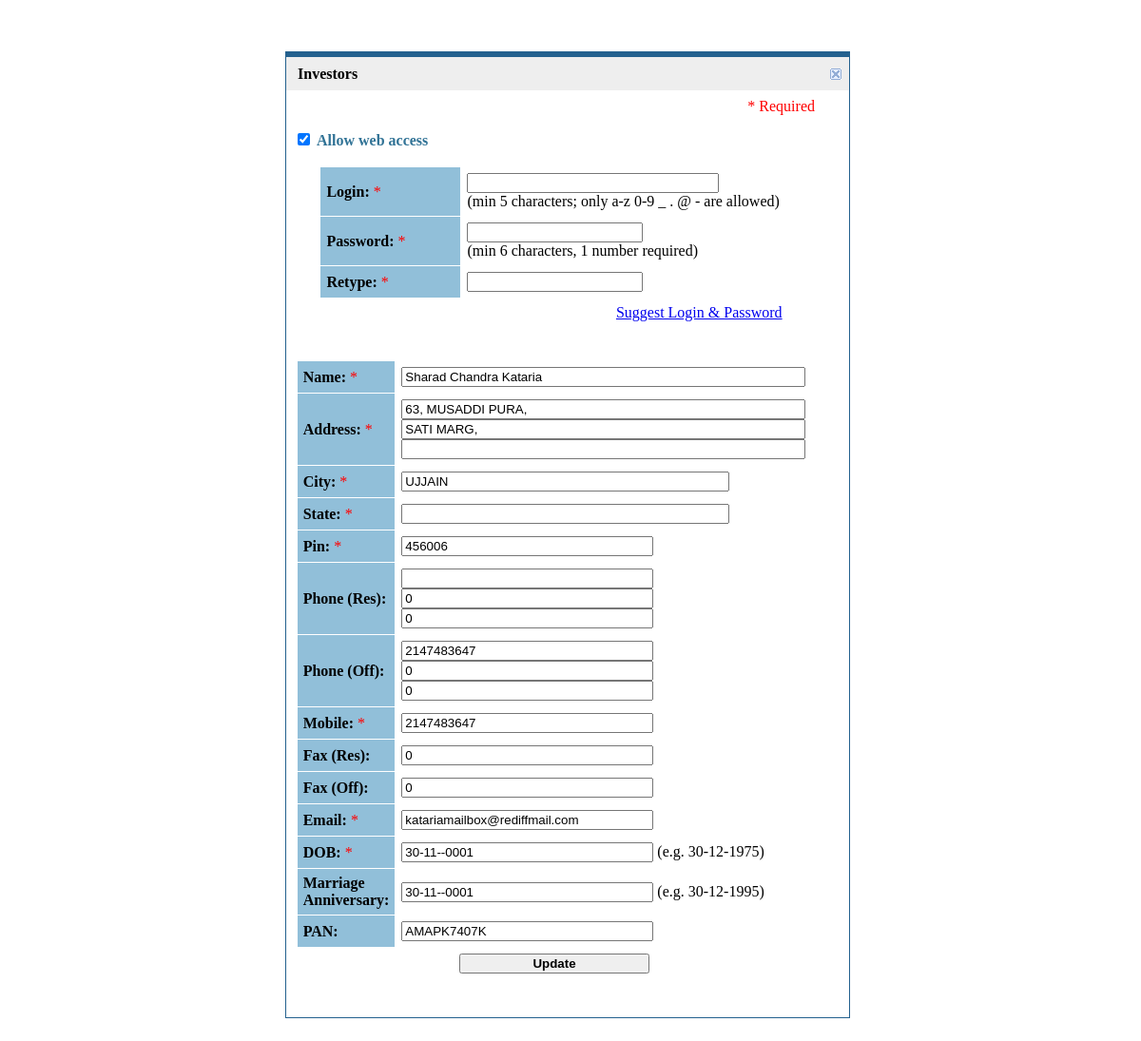
The app's page /client_management/add_new.php?invid=4 (signed in) with its own data.
### tables this page shows
CREATE TABLE `investors` (
  `sno` int(11) NOT NULL,
  `foliochk` varchar(11) NOT NULL,
  `inv_name` varchar(40) NOT NULL,
  `address1` varchar(42) NOT NULL,
  `address2` varchar(35) DEFAULT NULL,
  `address3` varchar(19) DEFAULT NULL,
  `city` varchar(14) NOT NULL,
  `state` varchar(20) NOT NULL,
  `pincode` int(11) NOT NULL,
  `product` varchar(7) NOT NULL,
  `sch_name` varchar(100) NOT NULL,
  `rep_date` date NOT NULL,
  `clos_bal` decimal(9,3) NOT NULL,
  `rupee_bal` decimal(10,2) NOT NULL,
  `jnt_name1` varchar(24) DEFAULT NULL,
  `jnt_name2` varchar(30) DEFAULT NULL,
  `phone_res1` varchar(15) DEFAULT NULL,
  `phone_res2` varchar(15) DEFAULT NULL,
  `phone_res3` varchar(15) DEFAULT NULL,
  `phone_off1` varchar(15) DEFAULT NULL,
  `phone_off2` varchar(15) DEFAULT NULL,
  `phone_off3` varchar(15) DEFAULT NULL,
  `email` varchar(35) DEFAULT NULL,
  `holding_nature` varchar(2) NOT NULL,
  `uin_no` varchar(30) DEFAULT NULL,
  `pan_no` varchar(10) DEFAULT NULL,
  `joint1_pan` varchar(10) DEFAULT NULL,
  `joint2_pan` varchar(30) DEFAULT NULL,
  `guard_pan` varchar(30) DEFAULT NULL,
  `tax_status` varchar(27) NOT NULL,
  `broker_code` varchar(10) NOT NULL,
  `subbroker` varchar(7) DEFAULT NULL,
  `reinv_flag` varchar(1) NOT NULL,
  `bank_name` varchar(38) NOT NULL,
  `branch` varchar(30) NOT NULL,
  `ac_type` varchar(3) NOT NULL,
  `ac_no` varchar(20) NOT NULL,
  `b_address1` varchar(17) DEFAULT NULL,
  `b_address2` varchar(30) DEFAULT NULL,
  `b_address3` varchar(30) DEFAULT NULL,
  `b_city` varchar(16) NOT NULL,
  `b_pincode` int(11) DEFAULT NULL,
  `inv_dob` date DEFAULT NULL,
  `mobile_no` varchar(15) DEFAULT NULL,
  `occupation` varchar(34) DEFAULT NULL,
  `inv_iin` bit(1) NOT NULL,
  `nom_name` varchar(27) DEFAULT NULL,
  `relation` varchar(12) DEFAULT NULL,
  `nom_addr1` varchar(32) DEFAULT NULL,
  `nom_addr2` varchar(35) DEFAULT NULL,
  `nom_addr3` varchar(16) DEFAULT NULL,
  `nom_city` varchar(8) DEFAULT NULL,
  `nom_state` varchar(2) DEFAULT NULL,
  `nom_pincode` int(11) DEFAULT NULL,
  `nom_ph_off` varchar(30) DEFAULT NULL,
  `nom_ph_res` varchar(30) DEFAULT NULL,
  `nom_email` varchar(30) DEFAULT NULL,
  `nom_percentage` int(11) DEFAULT NULL,
  `nom2_name` varchar(21) DEFAULT NULL,
  `nom2_relation` varchar(12) DEFAULT NULL,
  `nom2_addr1` varchar(30) DEFAULT NULL,
  `nom2_addr2` varchar(30) DEFAULT NULL,
  `nom2_addr3` varchar(30) DEFAULT NULL,
  `nom2_city` varchar(30) DEFAULT NULL,
  `nom2_state` varchar(30) DEFAULT NULL,
  `nom2_pincode` varchar(30) DEFAULT NULL,
  `nom2_ph_off` varchar(30) DEFAULT NULL,
  `nom2_ph_res` varchar(30) DEFAULT NULL,
  `nom2_email` varchar(30) DEFAULT NULL,
  `nom2_percentage` int(11) DEFAULT NULL,
  `nom3_name` varchar(30) DEFAULT NULL,
  `nom3_relation` varchar(30) DEFAULT NULL,
  `nom3_addr1` varchar(30) DEFAULT NULL,
  `nom3_addr2` varchar(30) DEFAULT NULL,
  `nom3_addr3` varchar(30) DEFAULT NULL,
  `nom3_city` varchar(30) DEFAULT NULL,
  `nom3_state` varchar(30) DEFAULT NULL,
  `nom3_pincode` varchar(30) DEFAULT NULL,
  `nom3_ph_off` varchar(30) DEFAULT NULL,
  `nom3_ph_res` varchar(30) DEFAULT NULL,
  `nom3_email` varchar(30) DEFAULT NULL,
  `nom3_percentage` varchar(30) DEFAULT NULL,
  `ifsc_code` varchar(11) DEFAULT NULL,
  `dp_id` varchar(12) DEFAULT NULL,
  `demat` varchar(1) NOT NULL,
  `guard_name` varchar(30) DEFAULT NULL,
  `brokcode` varchar(10) NOT NULL,
  `folio_date` date NOT NULL,
  `aadhaar` varchar(32) DEFAULT NULL,
  `tpa_linked` varchar(30) DEFAULT NULL,
  `fh_ckyc_no` int(11) DEFAULT NULL,
  `jh1_ckyc` varchar(30) DEFAULT NULL,
  `jh2_ckyc` varchar(30) DEFAULT NULL,
  `g_ckyc_no` varchar(30) DEFAULT NULL,
  `jh1_dob` date DEFAULT NULL,
  `jh2_dob` varchar(30) DEFAULT NULL,
  `guardian_dob` date DEFAULT NULL,
  `amc_code` varchar(2) NOT NULL,
  `gst_state_code` int(11) DEFAULT NULL,
  `username` varchar(100) DEFAULT NULL,
  `password` varchar(100) DEFAULT NULL,
  `status` varchar(15) DEFAULT NULL,
  `fax_res` varchar(15) DEFAULT NULL,
  `fax_off` varchar(15) DEFAULT NULL,
  `inv_doa` date NOT NULL,
  `datetime` datetime DEFAULT CURRENT_TIMESTAMP
);

### client_management/add_new.php (the view, shortened to what this page needs)
<?php
include_once('../auth/session.php');
if(isset($_GET['invid'])){
	$q='select * from investors where sno="'.$_GET['invid'].'"';
	$res=$db->query($q);
	while($row=$res->fetch_array()){
		$username=$row['username'];
		$pass=$row['password'];
		$name=$row['inv_name'];
		$add1=$row['address1'];
		$add2=$row['address2'];
		$add3=$row['address3'];
		$city=$row['city'];
		$state=$row['state'];
		$pin=$row['pincode'];
		$pr1=$row['phone_res1'];
		$pr2=$row['phone_res2'];
		$pr3=$row['phone_res3'];
		$po1=$row['phone_off1'];
		$po2=$row['phone_off2'];
		$po3=$row['phone_off3'];
		$mob=$row['mobile_no'];
		$faxr=$row['fax_res'];
		$faxo=$row['fax_off'];
		$email=$row['email'];
		$dob=$row['inv_dob'];
		$doa=$row['inv_doa'];
		$pan=$row['pan_no'];
	}
}
?><script language="javascript" type="text/javascript">
<html>
<head>
<link REL="stylesheet" HREF="http://katariaweb.com/FinnSys/includes/standard.css" TYPE="text/css">
</head>
<body leftmargin="0" topmargin="0" marginheight="0" marginwidth="0">
<center>
<br>
<FORM NAME="FORM1" METHOD=POST ACTION="add_new.php">
<table width="600" cellpadding=0 cellspacing=0 border=0>
<tr>
<td valign=top >
	<div id="tabsJ" >
	  <ul>
	   <span class="nsel" ><span class="sel" ><b>New Investor</b></span></span>
	  </ul>
	</div>
</td>
<td></td>
</tr>
<tr><td>
	<table align=center width="100%" valign=top border=0 cellpadding=0 cellspacing=1 bgcolor= "#24618E">
	<tr><td>
		<table align=center width="100%" valign=top border=0 cellpadding=8 cellspacing=0 bgcolor= "white">
		<tr bgcolor="#eeeeee" >
			<td valign="center" height=35 >
					&nbsp;<b>Investors</b>
			</td>
			<td valign="center" align=right >
					<img src="/FinnSys/images/i_close.gif" border=0 onclick="window.close()">
			</td>
		</tr>
		<tr><td class=smallest align=right>
			<font color=red>* Required</font>
		</td></tr>
		<tr><td class=smaller align="left">
			<font color="#317396">
			<input type=checkbox id="Investor_Allow_Web_Access" name="Investor_Allow_Web_Access" checked VALUE="1" OnClick="ShowLoginDetails();" OnBlur="ShowLoginDetails();"><b>&nbsp;Allow web access</b>
			</font>
			<br>&nbsp;
			<DIV id="showlogin" >
			        <table border=0 cellpadding=6 cellspacing=1 width="90%" valign=top align=center>
			        <tr>
                        <td width="30%" class=smallest bgcolor="#91bfd9">
				            <b>Login:</b> <font color=red>*</font>
			            </td>
			            <td class=smallest>
				            <input type=text name="Investor_Login" value="<?php if(isset($username)){echo $username;} ?>" size="30">
				            <br>(min 5 characters; only a-z 0-9 _ . @ - are allowed)
			            </td>
			        </tr>
			        <tr>
                        <td width="30%" class=smallest bgcolor="#91bfd9">
				            <b>Password:</b> <font color=red>*</font>
			            </td>
			            <td class=smallest>
				            <?php if(isset($pass)){echo '<input type="text" name="Investor_Pass" value="'.$pass.'" size="20">';} else{
								echo '<input type="password" name="Investor_Pass" value=""  size="20">';
							} ?>
					        <br>(min 6 characters, 1 number required)
			            </td>
			        </tr>
			        <tr>
                        <td width="30%" class=smallest bgcolor="#91bfd9">
				            <b>Retype:</b> <font color=red>*</font>
			            </td>
			            <td>
				            <input type=password name="Investor_RePass" value="<?php if(isset($pass)){echo $pass;} ?>" size="20">
			            </td>
			        </tr>
			        <tr>
                        <td width="30%" class=smallest >
			            </td>
			            <td class=smallest align=right>
				            <a href="#" Onclick="return suggestlogin(FORM1.Investor_Email.value, FORM1.Investor_Name.value);">Suggest Login & Password</a>
			            </td>
			        </tr>
			        </table>
			<br>
			</div>
		</td></tr>
		<tr><td>
			<table border=0 cellpadding=6 cellspacing=1 width="90%" valign=top align=center>
			<tr>
				<td width="30%" class=smallest bgcolor="#91bfd9"><b>Name:</b> <font color=red>*</font></td>
				<td><input type=text name="Investor_Name" value="<?php if(isset($name)){echo $name;} ?>" size=50 maxlength=50>
				</td>
			</tr>
			<tr>
				<td width="30%" class=smallest bgcolor="#91bfd9"><b>Address:</b> <font color=red>*</font></td>
				<td ><input type=text name="Investor_Add1" value="<?php if(isset($add1)){echo $add1;} ?>" size=50 maxlength=50>
				<br><input type=text name="Investor_Add2" value="<?php if(isset($add2)){echo $add2;} ?>" size=50 maxlength=50>
				<br><input type=text name="Investor_Add3" value="<?php if(isset($add3)){echo $add3;} ?>" size=50 maxlength=50>
				</td>
			</tr>
			<tr>
				<td width="30%" class=smallest bgcolor="#91bfd9"><b>City:</b> <font color=red>*</font></td>
				<td><input type=text name="Investor_City" value="<?php if(isset($city)){echo $city;} ?>" size=40 maxlength=50></td>
			</tr>
			<tr>
				<td width="30%" class=smallest bgcolor="#91bfd9"><b>State:</b> <font color=red>*</font></td>
				<td><input type=text name="Investor_State" value="<?php if(isset($state)){echo $state;} ?>" size=40 maxlength=50></td>
			</tr>
			<tr>
				<td width="30%" class=smallest bgcolor="#91bfd9"><b>Pin:</b> <font color=red>*</font></td>
				<td><input type=text name="Investor_Pin" value="<?php if(isset($pin)){echo $pin;} ?>" size=30 maxlength=50></td>
			</tr>
			<tr>
				<td width="30%" class=smallest bgcolor="#91bfd9"><b>Phone (Res):</b></td>
				<td><input type=text name="Investor_Res" value="<?php if(isset($pr1)){echo $pr1;} ?>" size=30 maxlength=50>
				<br><input type=text name="Investor_Res1" value="<?php if(isset($pr2)){echo $pr2;} ?>" size=30 maxlength=50>
				<br><input type=text name="Investor_Res2" value="<?php if(isset($pr3)){echo $pr3;} ?>" size=30 maxlength=50>
				</td>
			</tr>
			<tr>
				<td width="30%" class=smallest bgcolor="#91bfd9"><b>Phone (Off):</b></td>
				<td><input type=text name="Investor_Off" value="<?php if(isset($po1)){echo $po1;} ?>" size=30 maxlength=50>
				<br><input type=text name="Investor_Off1" value="<?php if(isset($po2)){echo $po2;} ?>" size=30 maxlength=50>
				<br><input type=text name="Investor_Off2" value="<?php if(isset($po3)){echo $po3;} ?>" size=30 maxlength=50>
				</td>
			</tr>
			<tr>
				<td width="30%" class=smallest bgcolor="#91bfd9"><b>Mobile:</b> <font color=red>*</font></td>
				<td><input type=text name="Investor_MOBILE" value="<?php if(isset($mob)){echo $mob;} ?>" size=30 maxlength=50></td>
			</tr>
			<tr>
				<td width="30%" class=smallest bgcolor="#91bfd9"><b>Fax (Res):</b> </td>
				<td><input type=text name="Investor_Fax_Res" value="<?php if(isset($faxr)){echo $faxr;} ?>" size=30 maxlength=50></td>
			</tr>
			<tr>
				<td width="30%" class=smallest bgcolor="#91bfd9"><b>Fax (Off):</b></td>
				<td><input type=text name="Investor_Fax_Off" value="<?php if(isset($faxo)){echo $faxo;} ?>" size=30 maxlength=50></td>
			</tr>
			<tr>
				<td width="30%" class=smallest bgcolor="#91bfd9"><b>Email:</b> <font color=red>*</font></td>
				<td><input type=text name="Investor_Email" value="<?php if(isset($email)){echo $email;} ?>" size=30 maxlength=50></td>
			</tr>
			<tr>
				<td width="30%" class=smallest bgcolor="#91bfd9"><b>DOB:</b> <font color=red>*</font></td>
				<td class=smallest><input type=text name="Investor_DOB" value="<?php if(isset($dob)){echo date('d-m-Y',strtotime($dob));} ?>" size=30 maxlength=50>
				(e.g. 30-12-1975)</td>
			</tr>
			<tr>
				<td width="30%" class=smallest bgcolor="#91bfd9"><b>Marriage Anniversary:</b></td>
				<td class=smallest><input type=text name="Investor_Anniv" value="<?php if(isset($doa)){echo date('d-m-Y',strtotime($doa));;} ?>" size=30 maxlength=50>
				(e.g. 30-12-1995)</td>
			</tr>
			<tr>
				<td width="30%" class=smallest bgcolor="#91bfd9"><b>PAN:</b></td>
				<td><input type=text name="Investor_PAN" value="<?php if(isset($pan)){echo $pan;} ?>" size=30 maxlength=50></td>
			</tr>
			<tr>
				<td colspan=2 class=normal ALIGN=CENTER>
					<INPUT type="submit" value="<?php if(isset($_GET['invid'])){echo 'Update';}else{echo 'Create New Investor';} ?>" name="<?php if(isset($_GET['invid'])){echo 'UPDATE_FORM';}else{echo 'SUBMIT_FORM';} ?>" class=normal onClick="" STYLE="font-family:Arial; font-size:xx-medium;font-weight:bold;color:#000000; width:200">
				</td>
			</tr>
			<tr><td colspan=2>&nbsp;</td></tr>
			</table>
			</td></tr>
		</table>
	</td>
	</tr>
	</table>
</td>
<td background="/FinnSys/images/shadow_rt.gif" width="6"></td>
</tr>
<tr><td valign=top background="/FinnSys/images/shadow_bt.gif" height=8></td><td></td></tr>
</table>
</form>
</center>
</body>
</html>

### client_management/add_new.php (style rules this page uses)
#tabsJ { float:left; width:100%; background:#FFFFFF; font-size:93%; line-height:normal; border-bottom:5px solid #24618E; }
#tabsJ ul { margin:0; padding:10px 10px 0 5px; list-style:none; font-family: verdana; }
#tabsJ span.sel { float:left; display:block; background:url("/FinnSys/images/tabrightJ.gif") no-repeat right top; padding:5px 15px 4px 6px; color:#ffffff; background-position:100% -42px; }
#tabsJ span.nsel { float:left; background:url("/FinnSys/images/tableftJ.gif") no-repeat left top; margin:0; padding:0 0 0 5px; color:#24618E; background-position:0% -42px; }

### records on screen
investors: Investor_Name "Sharad Chandra Kataria", Investor_Add1 "63, MUSADDI PURA,", Investor_Add2 "SATI MARG,", Investor_City "UJJAIN", Investor_Pin "456006", Investor_Res1 "0", Investor_Res2 "0", Investor_Off "2147483647", Investor_Off1 "0", Investor_Off2 "0", Investor_MOBILE "2147483647", Investor_Fax_Res "0", Investor_Fax_Off "0", Investor_Email "katariamailbox@rediffmail.com", Investor_DOB "30-11--0001", Investor_Anniv "30-11--0001", Investor_PAN "AMAPK7407K"
